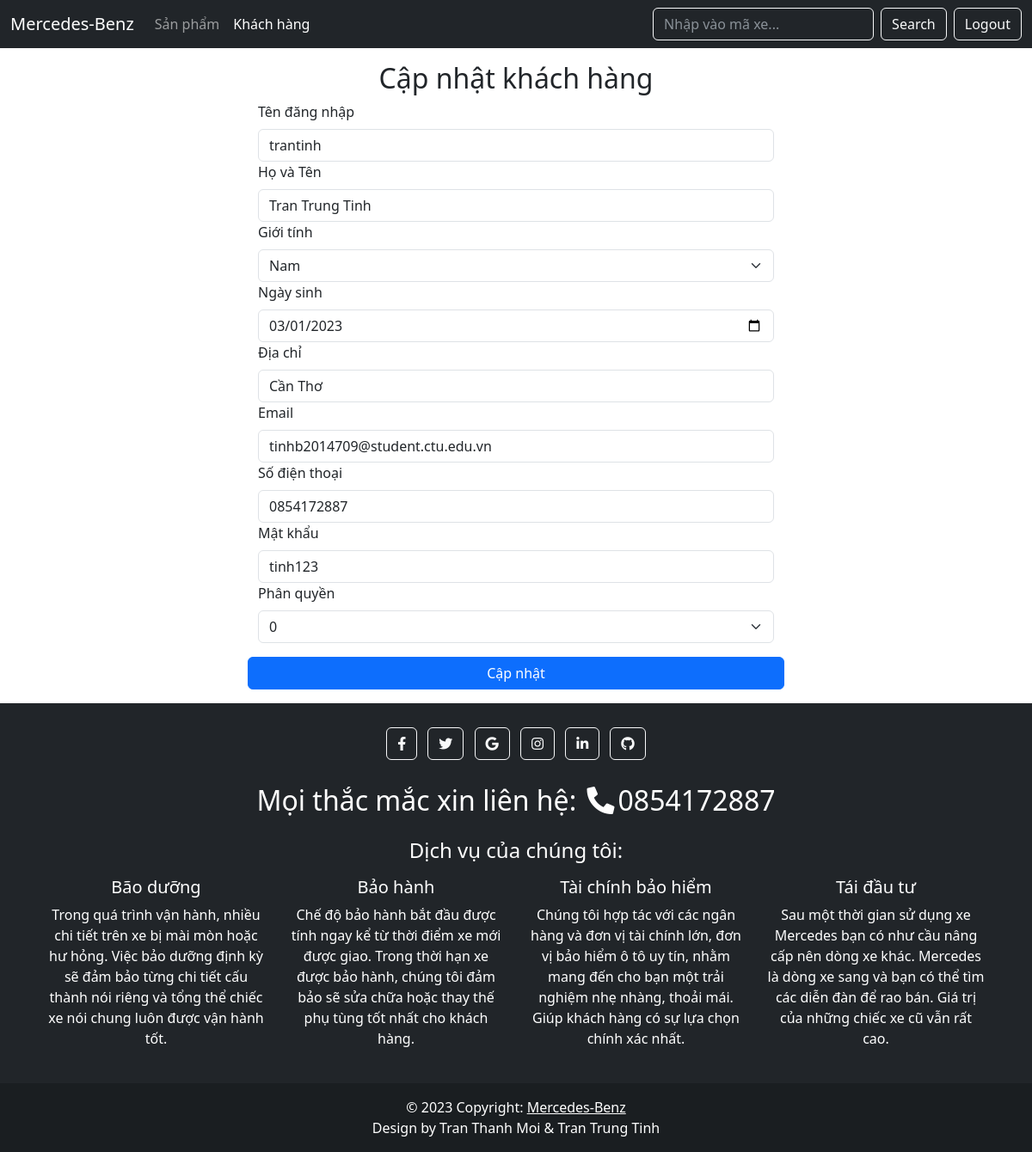
The page /edit_khachhang.php?id=3 (signed in) on the database its author committed.
### tables this page shows
CREATE TABLE `khachhang` (
  `maKH` int(11) NOT NULL,
  `userName` varchar(50) NOT NULL,
  `hoTen` varchar(50) NOT NULL,
  `gioiTinh` enum('Nam','Nu') NOT NULL,
  `ngaySinh` date NOT NULL,
  `diaChi` varchar(100) NOT NULL,
  `sdt` int(10) NOT NULL,
  `email` varchar(50) NOT NULL,
  `matKhau` varchar(10) NOT NULL,
  `phanquyen` int(1) NOT NULL
);

### public/edit_khachhang.php (the view, shortened to what this page needs)
<?php
    include '../public/connect.php';
    include '../public/header_admin.php';
    $query = "SELECT* FROM khachhang WHERE maKH =?";
    try{
        $sth = $pdo->prepare($query);
        $sth->execute([
            $_GET['id']
        ]);
    } catch(PDOException $e){
        $error_message = 'Không thể lấy dữ liệu';
        $reason = $e->getMessage();
        include '../public/show_error.php';
    }
?>
        <?php
            $row = $sth->fetch();?>
            <div class="d-flex justify-content-center">
                <form class="mt-3 col-md-6" action="update_khachhang.php" method="post" name="frm" onsubmit="return capnhat()">
                        <h2 class="text-center">Cập nhật khách hàng</h2>
                        <div>
                            <label class="form-label" for="username" >Tên đăng nhập</label>
                            <div>
                                <input class="form-control " type="text" name="username" placeholder="Tên đăng Nhập" value="<?php echo $row['userName'] ?>">
                            </div>
                        </div>
                        <div>
                            <label class="form-label" for="hoten">Họ và Tên</label>
                            <div>
                                <input class="form-control " type="text" name="hoten" placeholder="Họ và Tên" value="<?php echo $row['hoTen'] ?>" >
                            </div>
                        </div>
                        <div>
                            <label class="form-label" for="gioitinh">Giới tính</label>
                            <div>
                                <select name="gioitinh" id="" class="custom-select custom-select-sm form-select" >
                                    <option><?php echo $row['gioiTinh']?></option>
                                </select>
                            </div>
                        </div>
                        <div>
                            <label class="form-label" for="ngaysinh">Ngày sinh</label>
                            <div>
                                <input class="form-control " type="date" name="ngaysinh" placeholder="DD/MM/YYYY" value="<?php echo $row['ngaySinh'] ?>">
                            </div>
                        </div>
                        <div>
                            <label class="form-label" for="diachi">Địa chỉ</label>
                            <div>
                                <input class="form-control " type="text" name="diachi" placeholder="số A, đường B, phường C, quận D, Tp E" value="<?php echo $row['diaChi'] ?>">
                            </div>
                        </div>
                        <div>
                            <label class="form-label" for="email">Email</label>
                            <div>
                                <input class="form-control " type="text" name="email" placeholder="Email" value="<?php echo $row['email'] ?>" >
                            </div>
                        </div>
                        <div>
                            <label class="form-label" for="sdt">Số điện thoại</label>
                            <div>
                                <input class="form-control " type="text" name="sdt" placeholder="Nhập sdt" value="0<?php echo $row['sdt'] ?>" >
                            </div>
                        </div>
                        <div>
                            <label class="form-label" for="password">Mật khẩu</label>
                            <div>
                                <input class="form-control " type="text" name="pass" placeholder="Mật khẩu" value="<?php echo $row['matKhau'] ?>" >
                            </div>
                        </div>
                        <div>
                            <label class="form-label" for="phanquyen">Phân quyền</label>
                            <div>
                                <select name="phanquyen" id="" class="custom-select custom-select-sm form-select">
                                    <option><?php echo $row['phanquyen'] ?></option>
                                </select>
                            </div>
                        </div>
                        <div class="text-center row mb-3">
                            <button type="submit" class="btn btn-primary mt-3">Cập nhật</button>
                        </div>
                    </form>
            </div>
<?php
include '../public/footer.php';
?>
</body>
</html>

### rows shown on the page
khachhang: username "trantinh", hoten "Tran Trung Tinh", gioitinh "Nam", ngaysinh "03/01/2023", diachi "Cần Thơ", email "tinhb2014709@student.ctu.edu.vn", sdt "0854172887", pass "tinh123", phanquyen "0"
